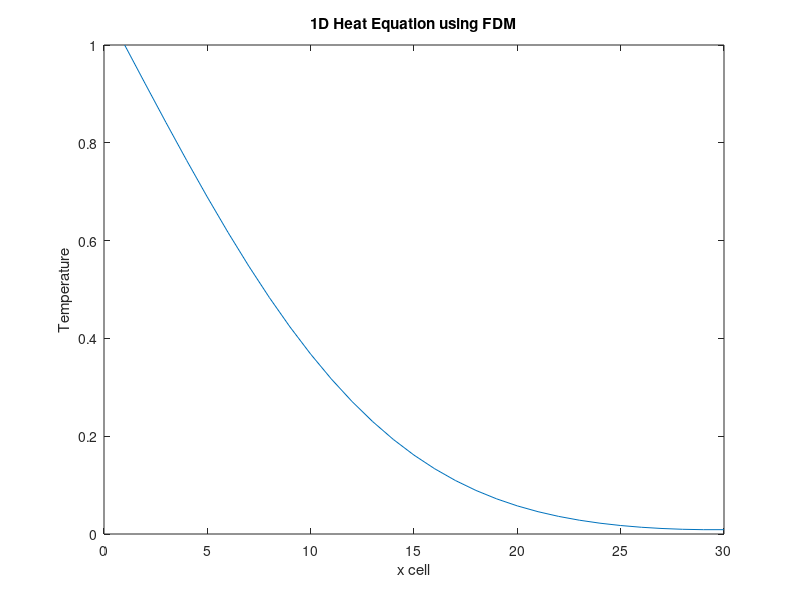

This figure's MATLAB source:
%% 1D Heat Transfer FDM
% by Manuel Diaz
clc; clear; %close all;

%% Domain Grid
L = 30;    % Length
n = 30;    % Nodes
dx = L/n; dt = 0.5;
x  = 1:dx:L;

%% Initial Condition
fo = zeros(1,n);    %old
f  = zeros(1,n); 

%% Constants
alpha = 0.25;
iter = 400;         % time steps

%% Boundary Conditions
twall = 1;
f(1)  = twall;      %Dirichlet BC
fo(1) = twall;      %Dirichlet BC
f(n)  = f(n-1);     %Neumann BC
fo(n) = fo(n-1);    %Neumann BC

%% Main Loop
for k = 2:iter;
    for i = 2:n-1;
        f(i) = fo(i) + dt*alpha*(fo(i+1)-2*fo(i)+fo(i-1))/(dx^2);
    end
    fo = f;         %update domain
    fo(n) = f(n-1); %update BC
end

%% Make pretty figures
figure
plot(x,fo)
title '1D Heat Equation using FDM'
xlabel 'x cell'
ylabel 'Temperature'
